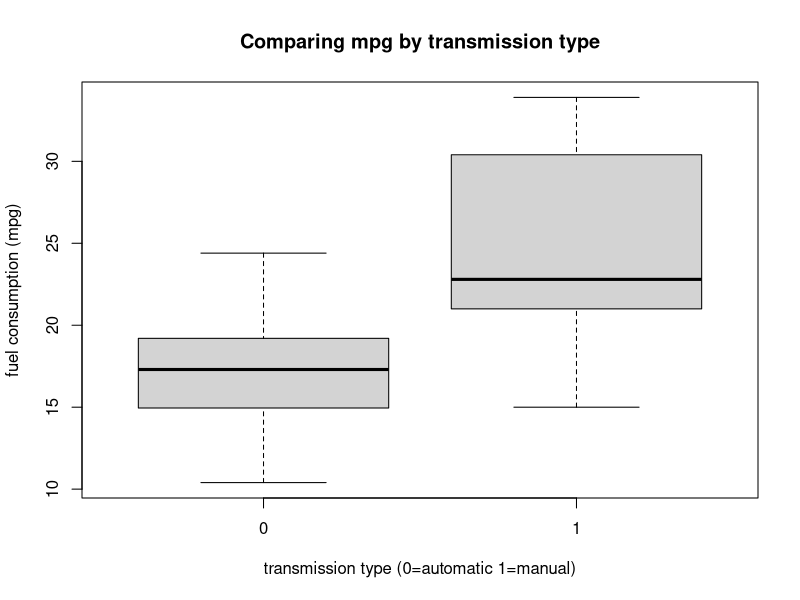
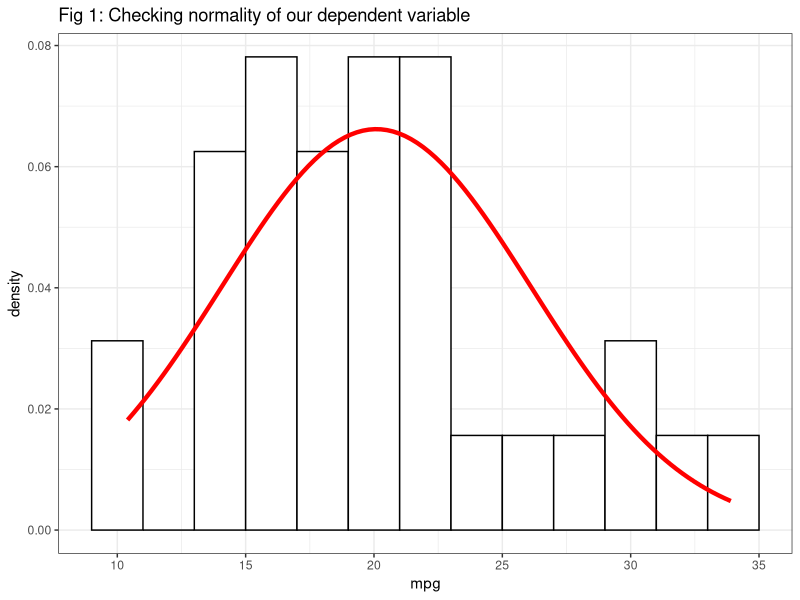
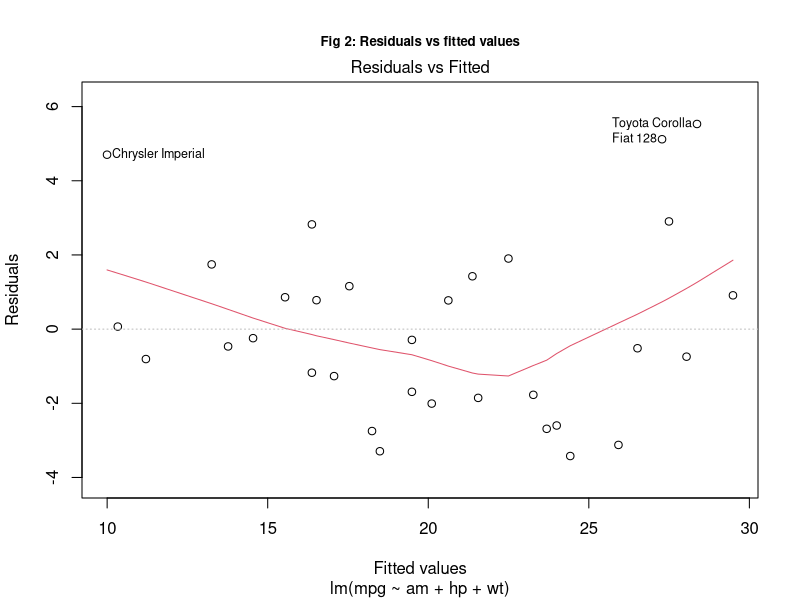

The R script that drew these images, in order:
## ---- chunk 1
knitr::opts_chunk$set(echo = TRUE)
## ---- chunk 2
library(datasets)
head(mtcars,1)
str(mtcars)
library(dplyr)
mtcars <- mtcars %>% mutate(cyl=as.factor(cyl), am=as.factor(am), vs=as.factor(vs), gear=as.factor(gear))
## ---- chunk 3
boxplot(mtcars$mpg~mtcars$am,xlab="transmission type (0=automatic 1=manual)", ylab="fuel consumption (mpg)", main="Comparing mpg by transmission type")
## ---- chunk 4
fit_red <- lm(mpg~am+hp+wt,data=mtcars)
summary(fit_red)
## ---- chunk 5
library(ggplot2)
g <- ggplot(data=mtcars,aes(x = mpg))+ labs(title="Fig 1: Checking normality of our dependent variable") 
g <- g + geom_histogram(aes(y = ..density..), fill = "white", binwidth=2, colour = "black")
g + stat_function(fun=dnorm,colour="red", 
                  size=1.5, args=list(mean=mean(mtcars$mpg), sd=sd(mtcars$mpg)))+theme_bw()
## ---- chunk 6
fit_main <- lm(mpg~am,data=mtcars)
summary(fit_main)
## ---- chunk 7
fit_full <- lm(mpg~.,data=mtcars)
anova(fit_full,fit_main)
## ---- chunk 8
summary(fit_full)
## ---- chunk 9
fit_red <- lm(mpg~am+hp+wt,data=mtcars)
anova(fit_full,fit_red)
anova(fit_red,fit_main)
## ---- chunk 10
par(cex.main=0.8)
plot(fit_red,which=1)
title(main="Fig 2: Residuals vs fitted values")
